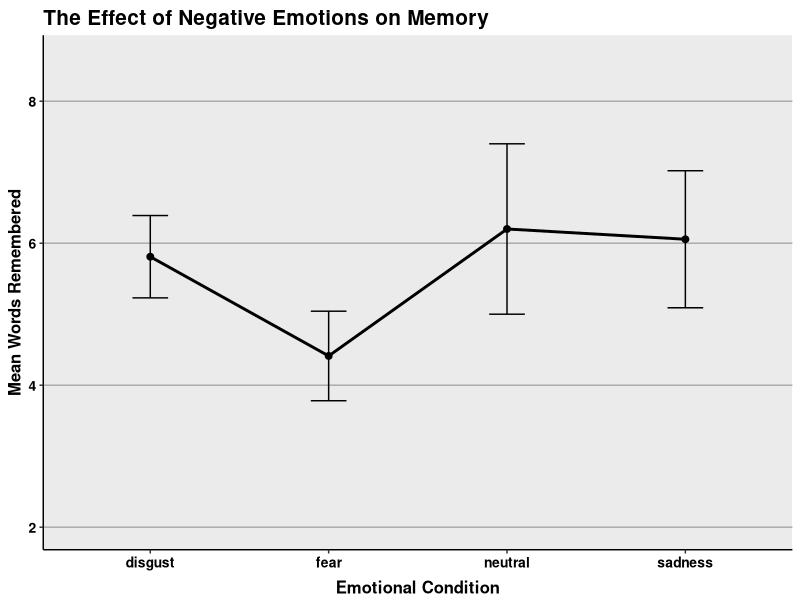
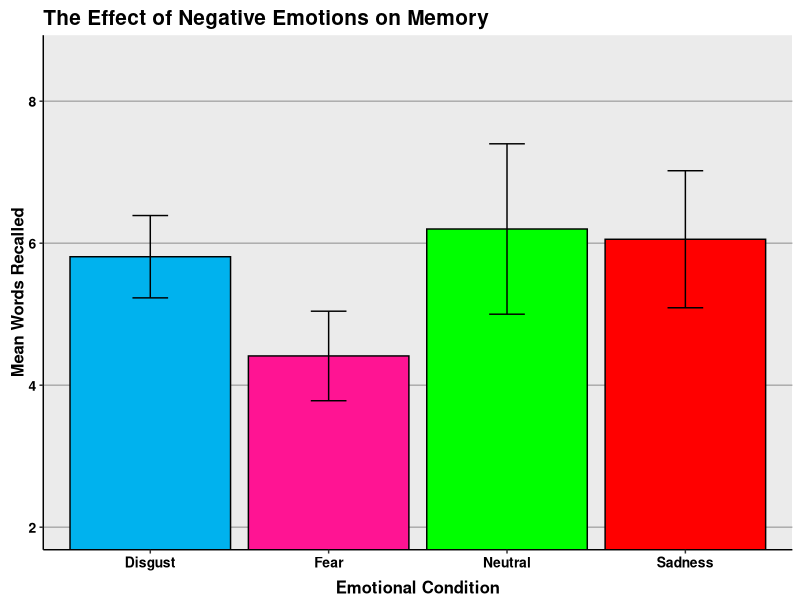

Source code (R) for these figures, in order:
## ---- chunk 1
dat<-read.csv("Experimentdata.csv")
## ---- chunk 2
str(dat)
## ---- chunk 3
library(ggplot2)
library(gplots)
library(dplyr)
## ---- chunk 4
 mean(dat$wordsremembered)
## ---- chunk 5
mean(dat$wordsremembered[dat$condition=="fear"])
## ---- chunk 6
mean(dat$wordsremembered[dat$condition=="disgust"])
## ---- chunk 7
mean(dat$wordsremembered[dat$condition=="sadness"])
## ---- chunk 8
mean(dat$wordsremembered[dat$condition=="neutral"])
## ---- chunk 9
temp<-dat
## ---- chunk 10
summary(aov(wordsremembered~condition, data=temp))
## ---- chunk 11
temp<-dat%>%group_by(condition)%>%
summarize(means=mean(wordsremembered),                    sems=sd(wordsremembered)/sqrt(length(wordsremembered)))
## ---- chunk 12
f<-ggplot(temp, aes(x=as.factor(condition),y=means,
group=1))+
  geom_line(size=1)+
  geom_point(size=2)+
geom_errorbar(aes(ymax=means+sems,ymin=means-sems),width=.2)+
ggtitle("The Effect of Negative Emotions on Memory")+
labs(x="Emotional Condition",y="Mean Words Remembered")+
theme(plot.title=element_text(size=15,face="bold",vjust=.5))+
theme(axis.title.x=element_text(size=12,face="bold",vjust=-.25))+
theme(axis.title.y=element_text(size=12,face="bold",vjust=1))+
theme(axis.text.x=element_text(size=10,face="bold",color="black"))+
theme(axis.text.y=element_text(size=10,face="bold",color="black"))+
coord_cartesian(ylim=c(min(temp$means)-2*max(temp$sems),                       max(temp$means)+2*max(temp$sems)))+
theme(panel.border=element_blank(),axis.line=element_line())+
theme(panel.grid.major.x=element_blank())+
theme(panel.grid.major.y=element_line(color="darkgrey"))+
theme(panel.grid.minor.y=element_blank())
 f
## ---- chunk 13
temp<-dat%>%group_by(condition)%>%
summarize(means=mean(wordsremembered),                    sems=sd(wordsremembered)/sqrt(length(wordsremembered)))
## ---- chunk 14
f<-ggplot(temp,aes(x=factor(condition),y=means))+
geom_bar(stat="identity", color="black",
fill=c("deepskyblue2", "deeppink", "green","red"))+
geom_errorbar(aes(ymax=means+sems,
ymin=means-sems),
width=.2)+
ggtitle("The Effect of Negative Emotions on Memory")+
labs(x="Emotional Condition", y="Mean Words Recalled")+
scale_x_discrete(breaks=c("fear","disgust","sadness","neutral"),
labels=c("Fear","Disgust","Sadness","Neutral"))+
theme(plot.title=element_text(size=15,
face="bold",
vjust=.5))+
theme(axis.title.x=element_text(size=12,
face="bold",
vjust=-.25))+
theme(axis.title.y=element_text(size=12,
face="bold",
vjust=.25))+
theme(axis.text.x=element_text(size=10,
face="bold",
color="black"))+
theme(axis.text.y=element_text(size=10,
face="bold",
color="black"))+
coord_cartesian(ylim=c(min(temp$means)-2*max(temp$sems),
max(temp$means)+2*max(temp$sems)))+
theme(panel.border=element_blank(),
axis.line=element_line())+
theme(panel.grid.major.x=element_blank())+
theme(panel.grid.major.y=element_line(color="darkgrey"))+
theme(panel.grid.minor.y=element_blank())
f
